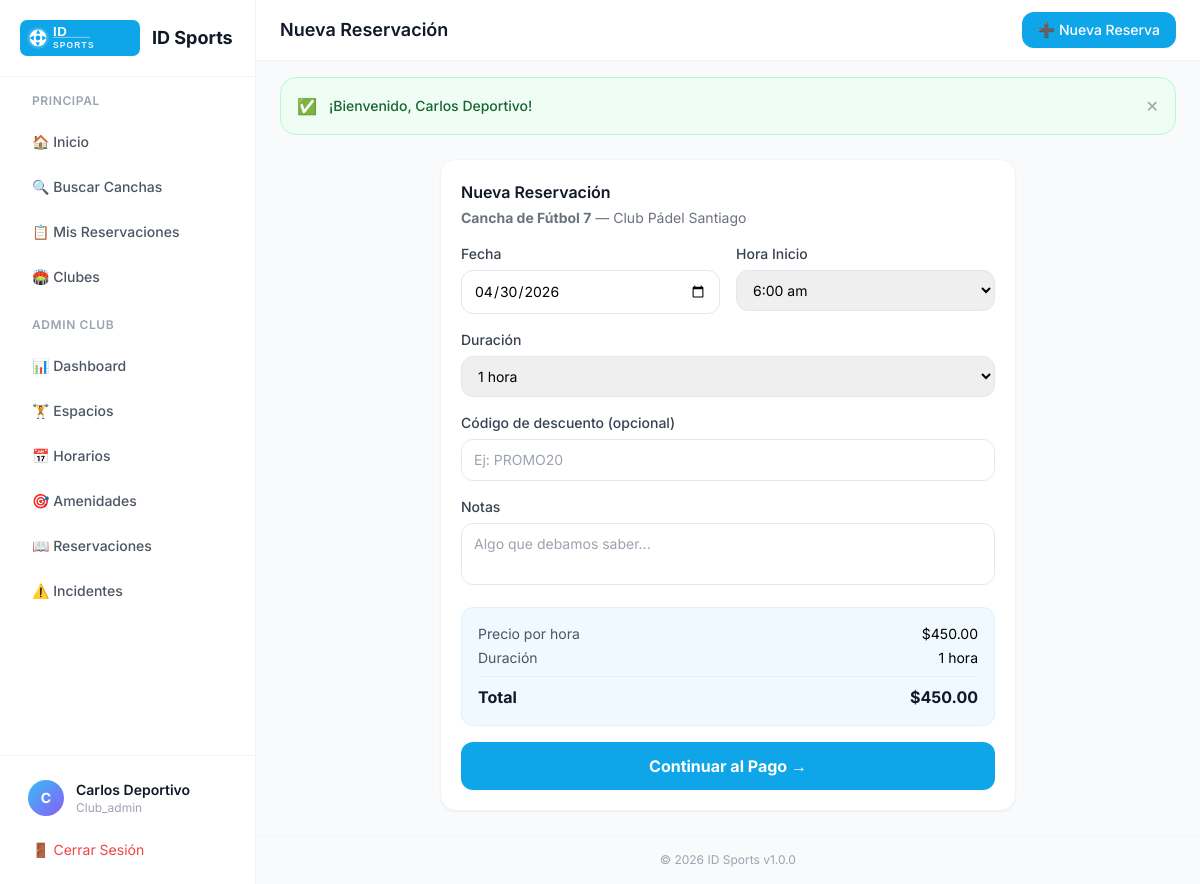
Page /reservations/create/6 (signed in) on the committed database.
### tables this page shows
CREATE TABLE IF NOT EXISTS `spaces` (
  `id`             INT UNSIGNED NOT NULL AUTO_INCREMENT,
  `club_id`        INT UNSIGNED NOT NULL,
  `name`           VARCHAR(120) NOT NULL,
  `description`    TEXT         DEFAULT NULL,
  `sport_type`     VARCHAR(80)  NOT NULL DEFAULT 'other',
  `capacity`       SMALLINT     DEFAULT 2,
  `price_per_hour` DECIMAL(10,2) NOT NULL DEFAULT 0.00,
  `photo`          VARCHAR(255) DEFAULT NULL,
  `status`         ENUM('active','inactive','maintenance') NOT NULL DEFAULT 'active',
  `created_at`     DATETIME     NOT NULL DEFAULT CURRENT_TIMESTAMP,
  PRIMARY KEY (`id`),
  KEY `idx_club` (`club_id`),
  CONSTRAINT `fk_space_club` FOREIGN KEY (`club_id`) REFERENCES `clubs` (`id`) ON DELETE CASCADE
);

CREATE TABLE IF NOT EXISTS `clubs` (
  `id`             INT UNSIGNED NOT NULL AUTO_INCREMENT,
  `owner_id`       INT UNSIGNED NOT NULL,
  `name`           VARCHAR(160) NOT NULL,
  `description`    TEXT         DEFAULT NULL,
  `address`        VARCHAR(255) DEFAULT NULL,
  `city`           VARCHAR(100) DEFAULT 'Querétaro',
  `state`          VARCHAR(100) DEFAULT 'Querétaro',
  `phone`          VARCHAR(20)  DEFAULT NULL,
  `email`          VARCHAR(180) DEFAULT NULL,
  `website`        VARCHAR(255) DEFAULT NULL,
  `whatsapp`       VARCHAR(20)  DEFAULT NULL,
  `logo`           VARCHAR(255) DEFAULT NULL,
  `cover_image`    VARCHAR(255) DEFAULT NULL,
  `commission_pct` DECIMAL(5,2) NOT NULL DEFAULT 10.00,
  `status`         ENUM('pending','active','suspended','rejected') NOT NULL DEFAULT 'pending',
  `created_at`     DATETIME     NOT NULL DEFAULT CURRENT_TIMESTAMP,
  `updated_at`     DATETIME     NOT NULL DEFAULT CURRENT_TIMESTAMP ON UPDATE CURRENT_TIMESTAMP,
  PRIMARY KEY (`id`),
  KEY `idx_owner` (`owner_id`),
  CONSTRAINT `fk_club_owner` FOREIGN KEY (`owner_id`) REFERENCES `users` (`id`)
);

### core/Controller.php (called while the page is built, shortened)
<?php
class Controller {
    protected function view($viewPath, $data = [], $layout = 'main') {
        View::render($viewPath, $data, $layout);
    }
}

### app/controllers/ReservationController.php (called while the page is built, shortened)
<?php
class ReservationController extends Controller {
    private $spaceModel;
    private $amenityModel;
    public function __construct() {
        $this->spaceModel = new SpaceModel();
        $this->amenityModel = new AmenityModel();
    }
    public function create($spaceId = null) {
        $space = $this->spaceModel->findById($spaceId);
        $amenities = $this->amenityModel->findByClub($space['club_id'] ?? 0);
        $schedules = $this->spaceModel->getSchedules($spaceId);
        $this->view('reservations/create', [
            'title' => 'Nueva Reservación',
            'space' => $space,
            'amenities' => $amenities,
            'schedules' => $schedules,
        ]);
    }
}

### index.php (called while the page is built, shortened)
<?php
require_once ROOT . '/core/Model.php';
require_once ROOT . '/core/Controller.php';
$app = new App();

### core/Model.php (called while the page is built, shortened)
<?php
class Model {
    protected $pdo;
    public function __construct() {
        try {
            $dsn = "mysql:host=" . DB_HOST . ";dbname=" . DB_NAME . ";charset=" . DB_CHARSET;
            $options = [
                PDO::ATTR_ERRMODE => PDO::ERRMODE_EXCEPTION,
                PDO::ATTR_DEFAULT_FETCH_MODE => PDO::FETCH_ASSOC,
                PDO::ATTR_EMULATE_PREPARES => false,
            ];
            $this->pdo = new PDO($dsn, DB_USER, DB_PASS, $options);
        } catch (PDOException $e) {
            error_log('DB connection failed: ' . $e->getMessage());
            die(json_encode(['error' => 'Database connection failed. Please try again later.']));
        }
    }
    protected function query($sql, $params = []) {
        $stmt = $this->pdo->prepare($sql);
        $stmt->execute($params);
        return $stmt;
    }
    protected function findOne($sql, $params = []) {
        return $this->query($sql, $params)->fetch();
    }
}

### app/models/SpaceModel.php (called while the page is built, shortened)
<?php
class SpaceModel extends Model {
    public function findById($id) {
        return $this->findOne(
            "SELECT s.*, c.name as club_name, c.address as club_address, c.city as club_city FROM spaces s LEFT JOIN clubs c ON s.club_id = c.id WHERE s.id = ?",
            [$id]
        );
    }
}

### app/views/reservations/create.php (the view, shortened to what this page needs)
<div class="max-w-xl mx-auto space-y-5">
    <div class="bg-white rounded-2xl shadow-sm border border-gray-100 p-5">
        <h2 class="font-semibold text-gray-900 mb-1">Nueva Reservación</h2>
        <p class="text-sm text-gray-500 mb-4">
            <strong><?= htmlspecialchars($space['name']) ?></strong> — <?= htmlspecialchars($space['club_name']) ?>
        </p>
        <form method="POST" id="reservationForm" class="space-y-4">
            <div class="grid grid-cols-2 gap-4">
                <div>
                    <label class="block text-sm font-medium text-gray-700 mb-1.5">Fecha</label>
                    <input type="date" name="date" required min="<?= date('Y-m-d') ?>"
                        value="<?= htmlspecialchars($_GET['date'] ?? date('Y-m-d')) ?>"
                        class="w-full px-3 py-2.5 rounded-xl border border-gray-200 text-sm focus:outline-none focus:ring-2 focus:ring-sky-500"
                        onchange="updateTotal()">
                </div>
                <div>
                    <label class="block text-sm font-medium text-gray-700 mb-1.5">Hora Inicio</label>
                    <select name="start_time" required
                        class="w-full px-3 py-2.5 rounded-xl border border-gray-200 text-sm focus:outline-none focus:ring-2 focus:ring-sky-500"
                        onchange="updateTotal()">
                        <?php
                        $start = isset($space['open_time']) ? (int)$space['open_time'] : 6;
                        $end = isset($space['close_time']) ? (int)$space['close_time'] : 22;
                        for ($h = $start; $h < $end; $h++):
                            $val = sprintf('%02d:00', $h);
                            $label = date('g:i a', strtotime($val));
                        ?>
                        <option value="<?= $val ?>" <?= ($val === ($_GET['time'] ?? '')) ? 'selected' : '' ?>>
                            <?= $label ?>
                        </option>
                        <?php endfor; ?>
                    </select>
                </div>
            </div>
            <div>
                <label class="block text-sm font-medium text-gray-700 mb-1.5">Duración</label>
                <select name="duration" required
                    class="w-full px-3 py-2.5 rounded-xl border border-gray-200 text-sm focus:outline-none focus:ring-2 focus:ring-sky-500"
                    onchange="updateTotal()">
                    <option value="1">1 hora</option>
                </select>
            </div>
            <div>
                <label class="block text-sm font-medium text-gray-700 mb-1.5">Código de descuento (opcional)</label>
                <input type="text" name="coupon_code" placeholder="Ej: PROMO20"
                    class="w-full px-3 py-2.5 rounded-xl border border-gray-200 text-sm focus:outline-none focus:ring-2 focus:ring-sky-500">
            </div>
            <div>
                <label class="block text-sm font-medium text-gray-700 mb-1.5">Notas</label>
                <textarea name="notes" rows="2" placeholder="Algo que debamos saber..."
                    class="w-full px-3 py-2.5 rounded-xl border border-gray-200 text-sm focus:outline-none focus:ring-2 focus:ring-sky-500 resize-none"></textarea>
            </div>
            <div class="bg-sky-50 border border-sky-100 rounded-xl p-4">
                <div class="flex justify-between text-sm mb-1">
                    <span class="text-gray-600">Precio por hora</span>
                    <span>$<?= number_format($space['price_per_hour'], 2) ?></span>
                </div>
                <div class="flex justify-between text-sm mb-1" id="durationRow">
                    <span class="text-gray-600">Duración</span>
                    <span id="durationDisplay">1 hora</span>
                </div>
                <hr class="border-sky-100 my-2">
                <div class="flex justify-between font-bold text-gray-900">
                    <span>Total</span>
                    <span id="totalDisplay">$<?= number_format($space['price_per_hour'], 2) ?></span>
                </div>
            </div>
            <button type="submit" class="w-full bg-sky-500 hover:bg-sky-600 text-white font-bold py-3 rounded-xl transition-all">
                Continuar al Pago →
            </button>
        </form>
    </div>
</div>

### app/views/layouts/main.php (style rules this page uses)
body { font-family: 'Inter', sans-serif; }

### rows in the picture
spaces: name "Cancha de Fútbol 7", club.name "Club Pádel Santiago", price_per_hour "450.00"

### other values in the picture
substr($_SESSION['user_name'] ?? 'U', 0, 1) "C"
$_SESSION['user_name'] "Carlos Deportivo"
$_SESSION['user_role'] "Club_admin"
$title "Nueva Reservación"
$_SESSION['flash']['message'] "¡Bienvenido, Carlos Deportivo!"
APP_NAME "ID Sports"
APP_VERSION "1.0.0"
form field start_time "6:00 am"
